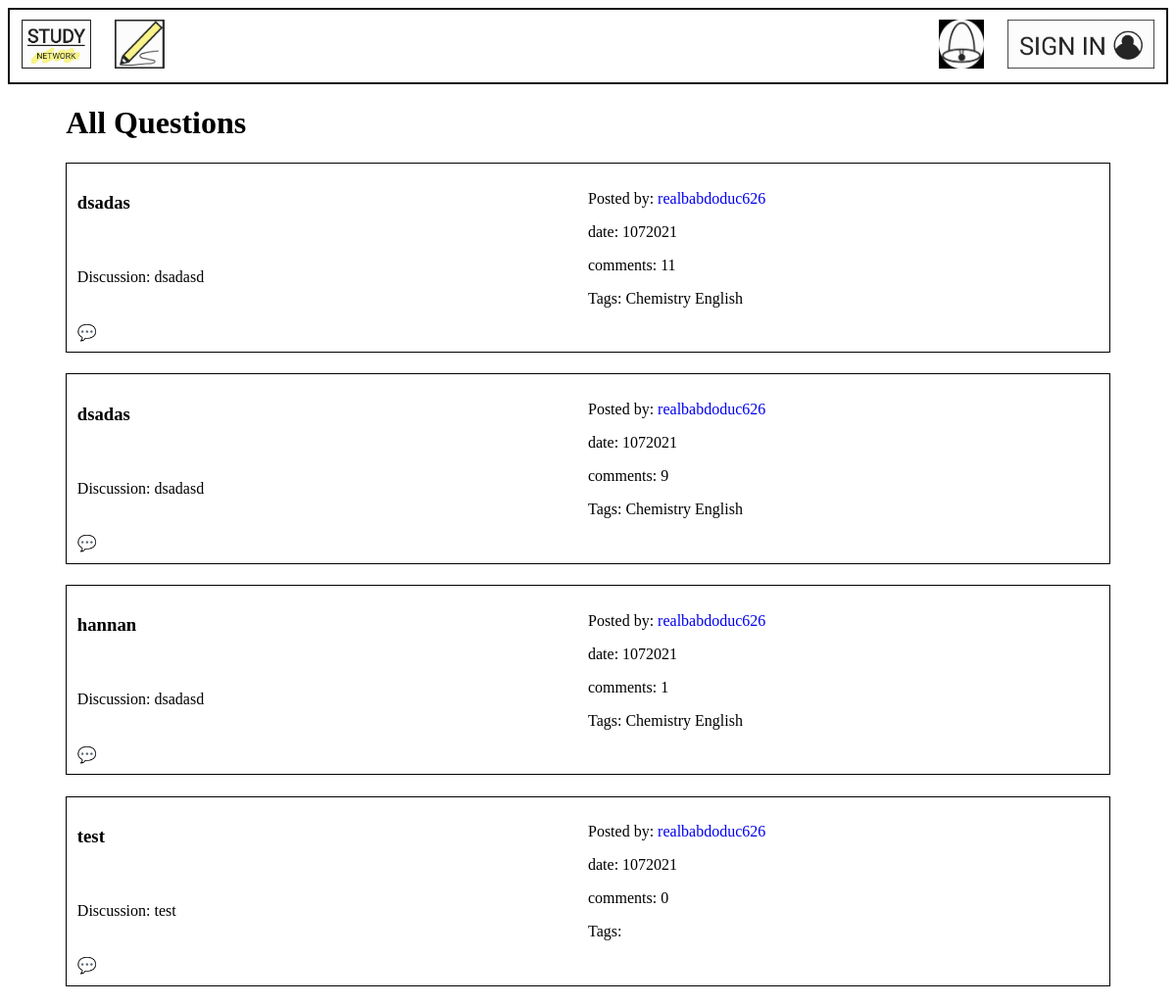
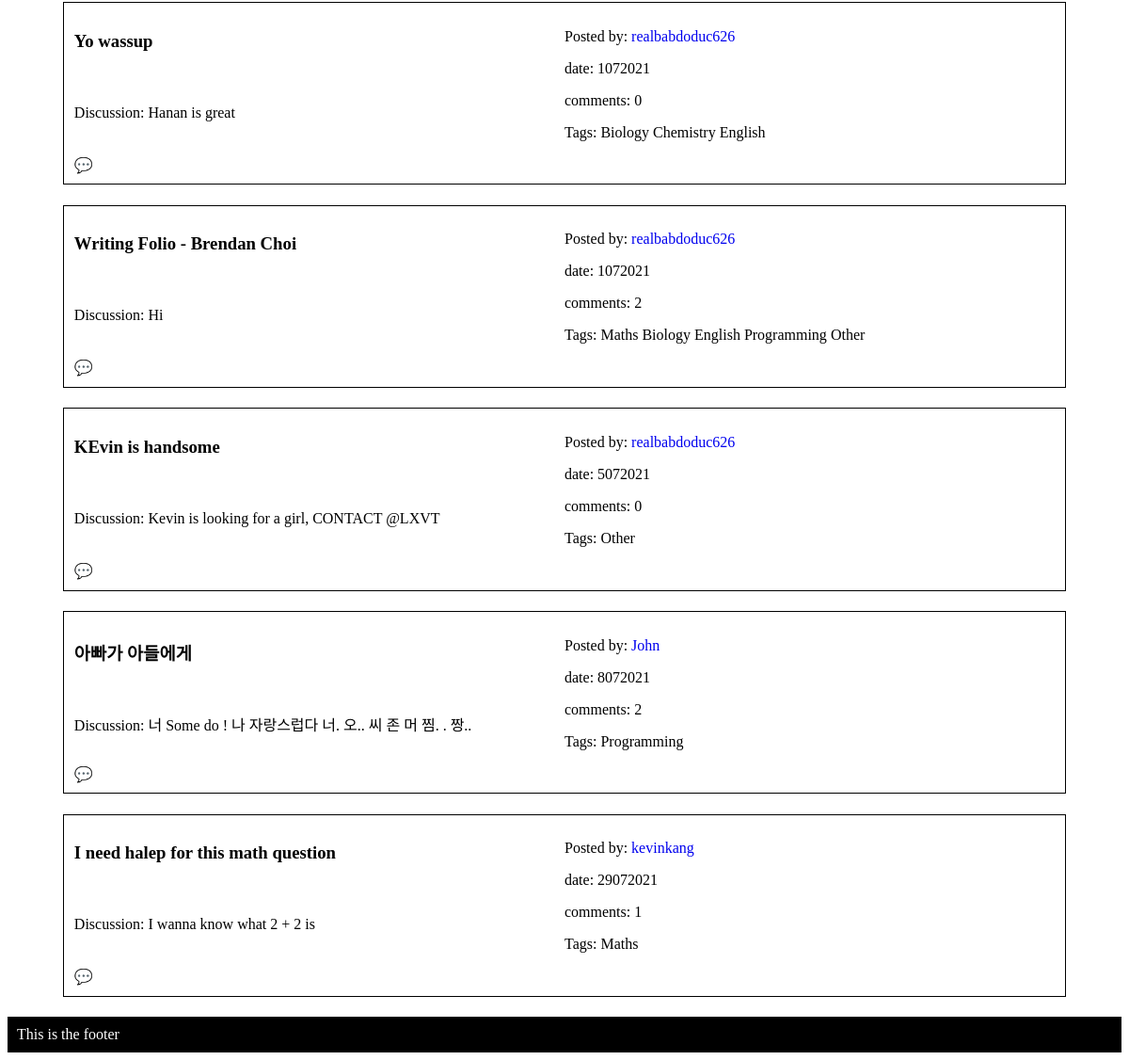
Before: / with the older database file (2 pictures, top to bottom).
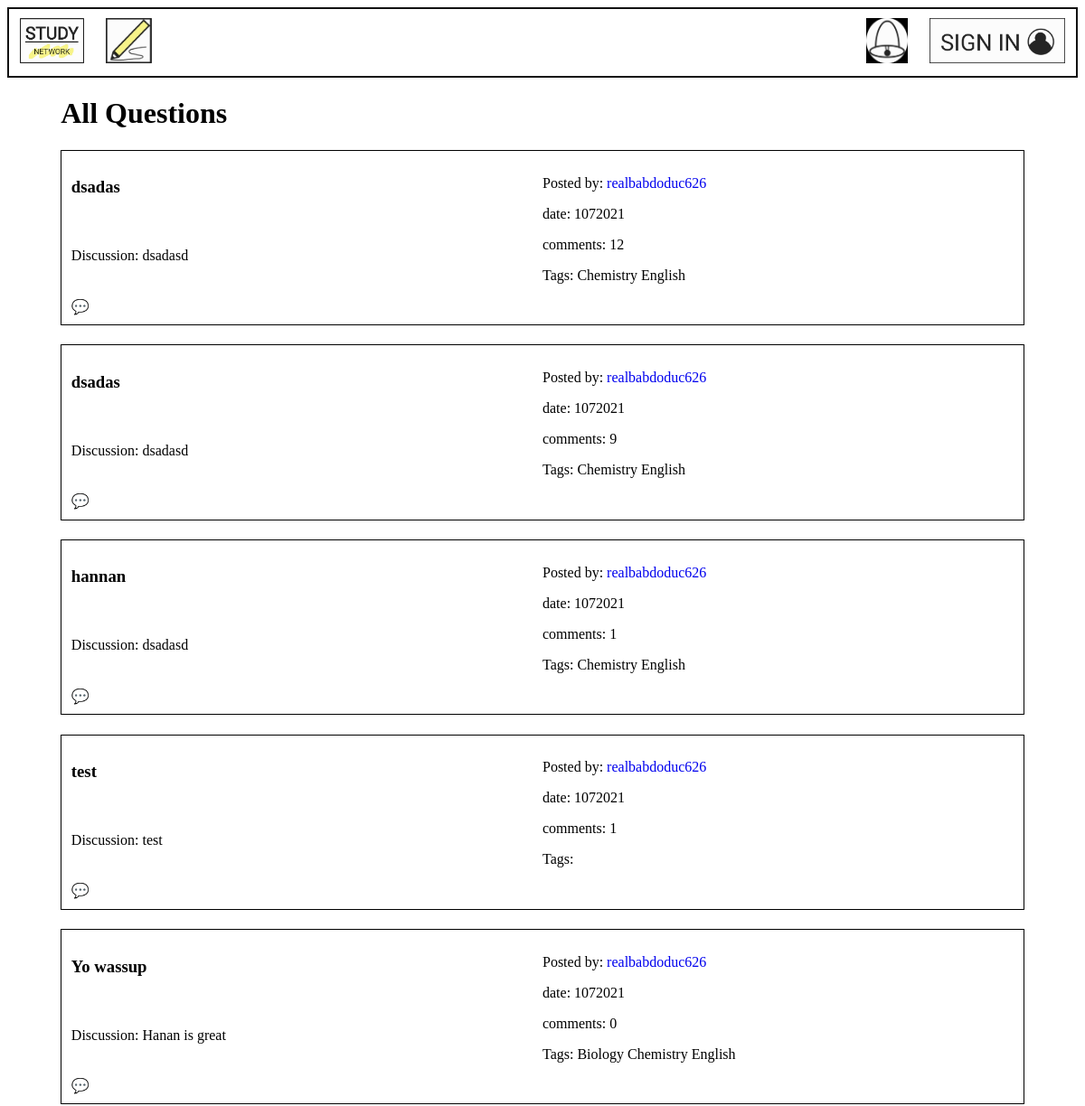
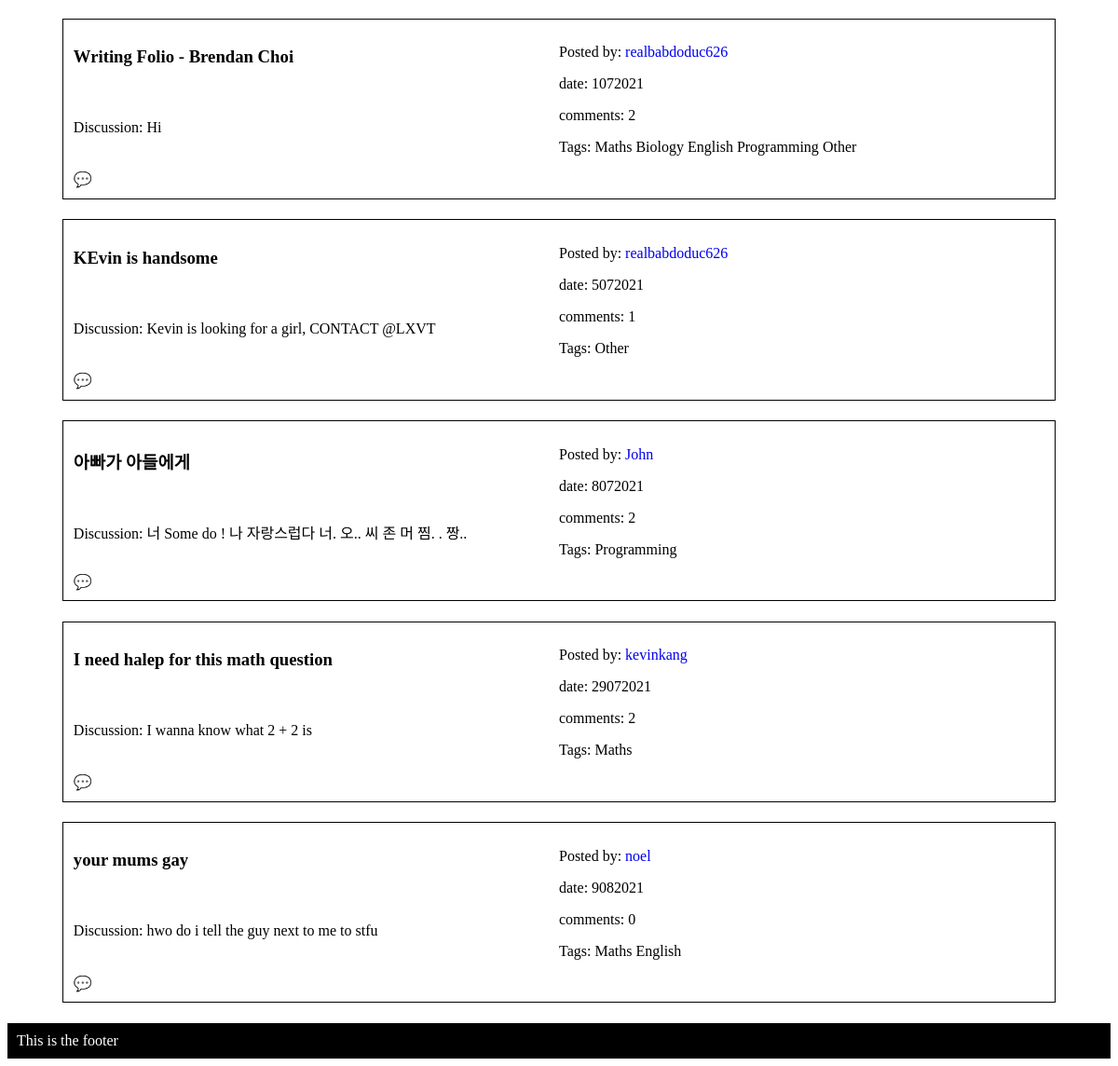
After: the same page with the newer database file (2 pictures, top to bottom).
### models.py (models this page shows)
class Post(db.Model):
    __tablename__ = 'Post'
    id = db.Column(db.Integer, primary_key=True)
    title = db.Column(db.Text)
    discussion = db.Column(db.Text)
    date = db.Column(db.Integer)
    comments = db.Column(db.Integer)
    user_id = db.Column(db.Integer, db.ForeignKey('User.id'))
    post_user = db.relationship('User', back_populates='user_post')
    replies_post = db.relationship('Reply', secondary=PostReply, back_populates='posts_reply')
    categories_post = db.relationship('Category', secondary=PostCategory, back_populates='posts_category')
    notifications_post = db.relationship('Notification', back_populates='posts_notification')
    posts = db.relationship('Comment', back_populates='user')

class User(db.Model):
    __tablename__ = 'User'
    id = db.Column(db.Integer, primary_key=True)
    username = db.Column(db.Text)
    email = db.Column(db.Text)
    password = db.Column(db.Text)
    user_post = db.relationship('Post', back_populates='post_user')
    notifications_user = db.relationship('Notification', back_populates='users_notification')
    users = db.relationship('Comment', back_populates='post')

class Category(db.Model):
    __tablename__ = 'Category'
    id = db.Column(db.Integer, primary_key=True)
    topic = db.Column(db.Text)
    posts_category = db.relationship('Post', secondary=PostCategory, back_populates='categories_post')

### main.py (the view)
@app.route('/', methods=['GET', 'POST'])
def home():
    post = models.Post.query.all()
    return render_template('home.html', posts=post, title='home')

### main.py (called while the page is built)
@app.before_request
def before_request():
    g.logged_in_user = None
    if 'logged_in_user' in session:
        g.logged_in_user = session['logged_in_user']

### templates/home.html
{% extends 'layout.html' %}
{% block content %}
<main>
<h1>All Questions</h1>
{% for post in posts %}
<div class="grid_container">
<h3 class="title">{{ post.title }}</h3>
<p class="discussion">Discussion: {{ post.discussion }}</p>
<div class="other_information">
<p>Posted by: <a href="/profile/{{post.post_user.id}}">{{ post.post_user.username }}</a></p>
<p>date: {{ post.date }}
<p>comments: {{ post.comments }}</p>
<p class="tags">Tags: {% for catego in post.categories_post %}
    {{catego.topic}}
    {% endfor %}
</p>
</div class="comment_button">
{% if g.logged_in_user %}
    <a href="/comment/{{post.id}}">💬</a>
{% else %}
    <a href="/user">💬</a>
{% endif %}
</div>
{% endfor %}
</main>
{% endblock %}

### templates/layout.html (shortened to what this page needs)
<!DOCTYPE html>
<html>
    <head>
        <link rel="stylesheet" href="/static/css/style.css">
    </head>
    <body>
        {% include 'nav.html' %}
        {% block content %}{% endblock %}
        {% include 'footer.html' %}
    </body>
</html>

### templates/nav.html
<nav>
<ul>
    <li><a href="/"><img src="/static/logo/Study_network - Copy.jpg"></a></li>
    <li><a href="/post"><img src="/static/logo/KakaoTalk_20210729_123828148_01.jpg"></a></li>
    {% if g.logged_in_user %}
        <li style = "float:right"><a class="logged_in" href="/profile/{{g.logged_in_user}}"><img src="/static//logo/KakaoTalk_20210802_114208981.jpg"></a></li>
    {% else %}
        <li style = "float:right"></listyle><a class="logged_in" href="/user"><img src="/static/logo/KakaoTalk_20210802_113545184.jpg"></a></li>
    {% endif %}
    <li style = "float:right"><a href="/noti"><img src="/static/logo/KakaoTalk_20210729_123828148_02.jpg"></a></li>
</ul>
</nav>

### templates/footer.html
<footer>
    This is the footer
</footer>

### static/css/style.css (style rules this page uses)
a { text-decoration: none; }
nav ul { list-style-type: none; margin: 0; padding: 0; overflow: hidden; background-color: white; border: 2px solid #111; }
nav li:not(.logged_in) { float: left; }
nav li a { display: block; color: black; text-align: center; padding: 10px 12px; text-decoration: none; }
nav li a img { width: 100%; height: 50px; }
footer { list-style-type: none; margin: 0; padding: 10px; overflow: hidden; background-color: black; color: white; }
body main { display: block; max-width: 90%; margin-left: 5%; }
.grid_container { display: grid; grid-template-columns: 50% 50%; border: 1px solid black; padding: 1%; margin-bottom: 2%; }
.title { grid-column: 1; grid-row: 1; }
.discussion { grid-row:2; grid-column: 1; }
.other_information { grid-column: 2; grid-row: 1/ span 2; }

Changed rows visible on the page:
changed Post (number 1 of 10 on the later page): comments "11" → "12"
changed Post "test": comments "0" → "1"
changed Post "KEvin is handsome": comments "0" → "1"
changed Post "I need halep for this math question": comments "1" → "2"
added Post: title "your mums gay", discussion "hwo do i tell the guy next to me to stfu", post_user.username "noel", date "9082021", comments "0", Category (topic "Maths"), Category (topic "English")
